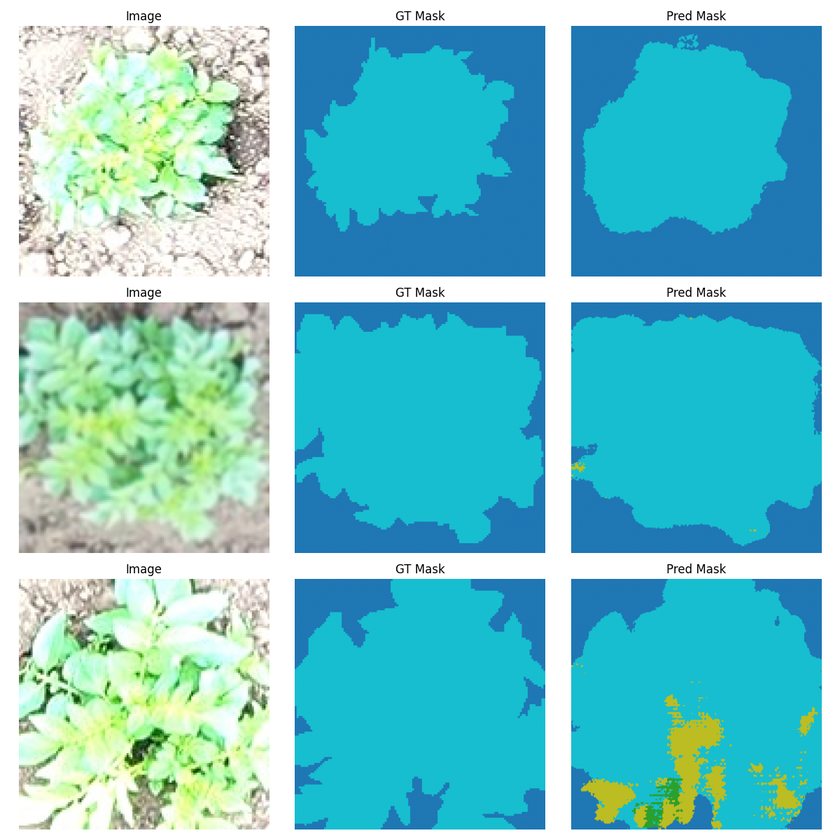
#> input picture predictions_visualization.png, 840 x 840 px, shrunk from 1200 x 1200 before the run
$ python -i CannyEdgeDetector.py   (imports and definitions only)
#> lines starting #> are read from the running program, lines starting #| are printed output that depends on the picture
#> further down, picture is the input picture: shape (840, 840, 3); mean B, G, R 203.4, 198.2, 116.9
import cv2
import numpy as np

def canny_edge_detector(img, low_threshold=100, high_threshold=200, aperture_size=3, L2gradient=False):
    """
    Aplica el detector de bordes de Canny a una imagen.

    Parámetros
    ----------
    img : np.ndarray
        Imagen de entrada en formato H×W×C (uint8). Si tiene 3 canales, se convertirá a gris.
    low_threshold : int
        Umbral inferior para el histéresis.
    high_threshold : int
        Umbral superior para el histéresis.
    aperture_size : int
        Tamaño del kernel Sobel (3, 5 o 7).
    L2gradient : bool
        Si True, usa la norma L2 para el gradiente (más preciso, más lento).

    Retorna
    -------
    edges : np.ndarray
        Mapa de bordes binario (H×W, uint8, 0 o 255).
    """
#> called with low_threshold = 100, high_threshold = 200, aperture_size = 3, L2gradient = False
    # 1) Convertir a escala de grises si viene en color
    if img.ndim == 3 and img.shape[2] == 3:
        gray = cv2.cvtColor(img, cv2.COLOR_BGR2GRAY)
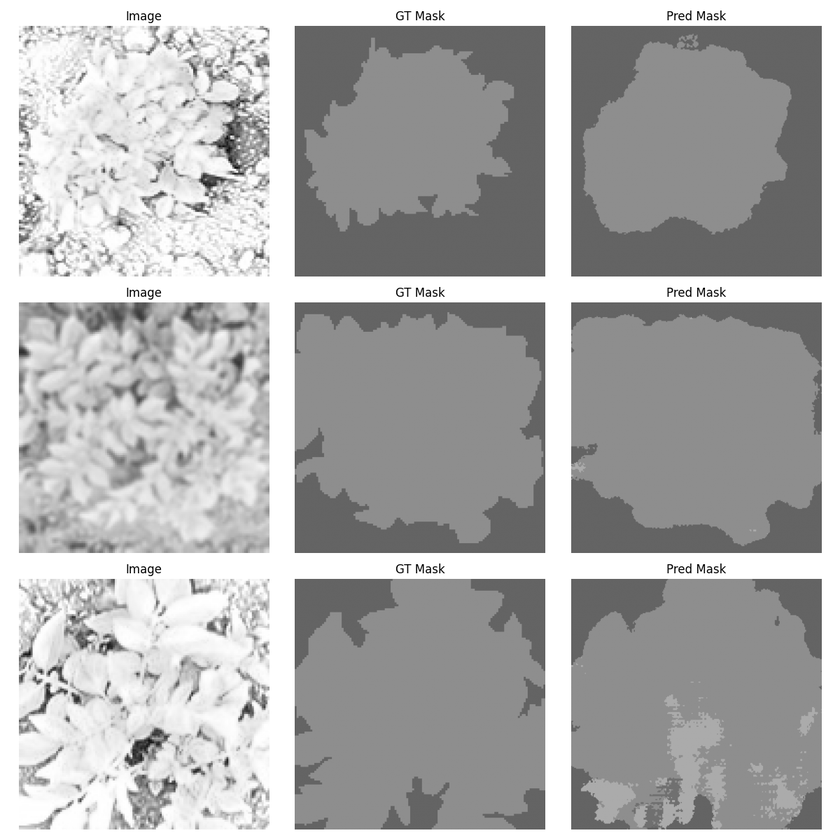
#> gray: shape (840, 840); min 0, max 255, mean 174.5
    else:
        gray = img.copy()

    # 2) Aplicar suavizado Gaussiano para reducir ruido (opcional pero recomendado)
    #    Ajusta ksize y sigma según tu dataset
    gray = cv2.GaussianBlur(gray, (5, 5), sigmaX=1.4, sigmaY=1.4)

    # 3) Canny
    edges = cv2.Canny(
        gray,
        threshold1=low_threshold,
        threshold2=high_threshold,
        apertureSize=aperture_size,
        L2gradient=L2gradient
    )
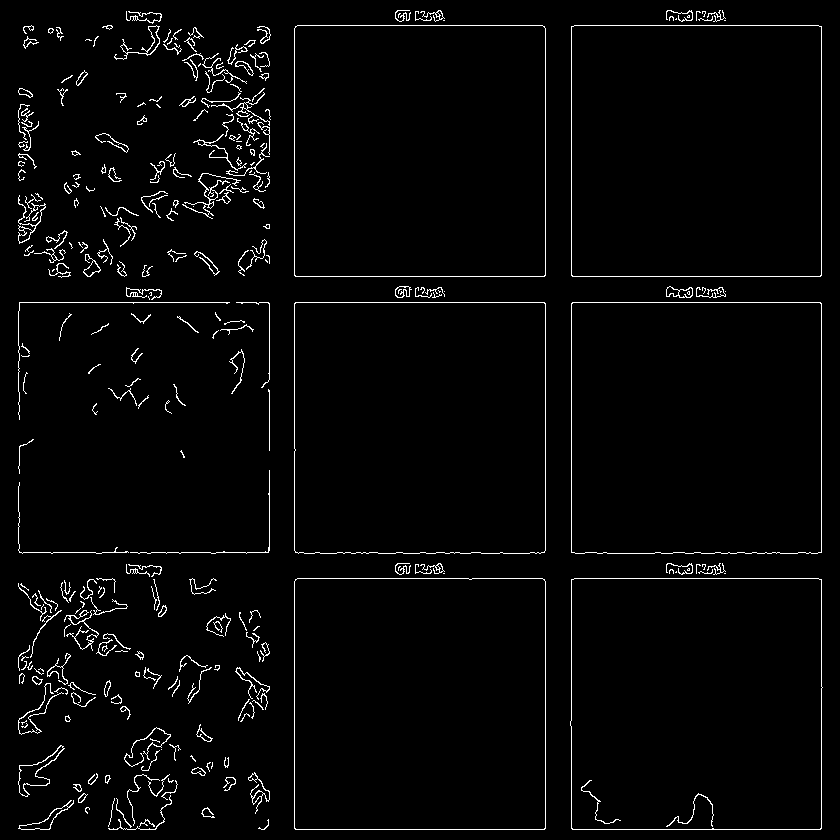
#> edges: shape (840, 840); 2.7% white in thin lines or dots
    return edges


"""
*********************************
 PARA IMPLEMENTACION EN DEVELOP
*********************************

1. Modificar tu loader para concatenar el canal de bordes
En tu función load_augmented_dataset, justo después de aplicar la augmentación y antes de normalizar a [0,1], haz algo así:


from your_canny_module import canny_edge_detector  # importa tu función

def load_augmented_dataset(img_dir, mask_dir, target_size=(256,256), augment=False):
    images, masks = [], []
    files = [...]
    aug = get_training_augmentation() if augment else get_validation_augmentation()

    with ThreadPoolExecutor() as exe:
        futures = {…}
        for future in tqdm(as_completed(futures), total=len(futures)):
            img_arr, mask_arr = future.result()

            # 1) si usas albumentations, tu img_arr está en uint8 [0–255]
            if augment:
                augm = aug(image=img_arr, mask=mask_arr)
                img_arr, mask_arr = augm['image'], augm['mask']

            # 2) calcula bordes sobre la imagen en uint8
            edges = canny_edge_detector(img_arr,
                                        low_threshold=50,
                                        high_threshold=150)
            # 3) normaliza todo a float32 [0,1]
            img_f   = img_arr.astype('float32')  / 255.0
            edges_f = edges.astype('float32')    / 255.0

            # 4) concatena como canal extra
            img_with_edges = np.concatenate([img_f, edges_f[...,None]], axis=-1)

            images.append(img_with_edges)
            masks.append(mask_arr)

    X = np.stack(images, dtype='float32')  # shape = (B, H, W, 4)
    y = np.stack(masks,  dtype='int32')
    …
    return X, y

2. Ajustar el modelo para 4 canales de entrada
Como tu loader ya entrega X.shape[-1]==4, simplemente pásalo al construir el modelo:

# antes: shape=(256,256,3)
iou_aware_model = IoUOptimizedModel(
    shape=train_X.shape[1:],   # ahora (256,256,4)
    num_classes=num_classes
)

Y en tu función build_model no necesitas tocar nada más, pues usas:
inp = Input(shape=shape)  # shape=(256,256,4)

Modelo de dos ramas (más avanzado):

Rama A procesa los 3 canales RGB con EfficientNetV2S pretrained.

Rama B procesa el canal de bordes con un pequeño CNN.

Luego fusionas sus features antes del decodificador.
"""

>>> import cv2
>>> picture = cv2.imread('predictions_visualization.png')
>>> result = canny_edge_detector(picture)
